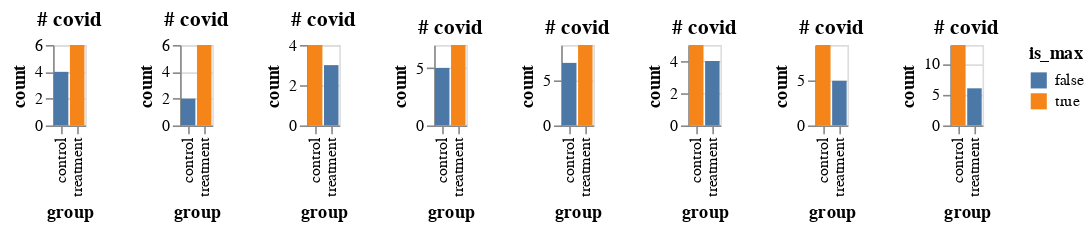

Source (notebook cell):
### Code cell
all_ = []

for j in range(8):
    df1 = make_data_frame(p_covid_treat=.1, p_covid_control=.11, totalN=100)
    plot1 = make_plot_2(df1)
    all_.append(plot1)

alt.hconcat(*all_)

### Figure 1 — Vega-Lite specification as saved in the notebook (floating-point values rounded to 4 significant figures)
{"config": {"view": {"continuousWidth": 400, "continuousHeight": 300}}, "hconcat": [{"data": {"name": "data-55165883fa11d5edf39e413b938a0017"}, "mark": "bar", "encoding": {"color": {"type": "nominal", "field": "is_max"}, "tooltip": {"type": "quantitative", "field": "count"}, "x": {"type": "nominal", "field": "group"}, "y": {"type": "quantitative", "field": "count"}}, "height": 50, "title": "# covid", "width": 20}, {"data": {"name": "data-73fd833a9d5f48ef024027b28fe5d68e"}, "mark": "bar", "encoding": {"color": {"type": "nominal", "field": "is_max"}, "tooltip": {"type": "quantitative", "field": "count"}, "x": {"type": "nominal", "field": "group"}, "y": {"type": "quantitative", "field": "count"}}, "height": 50, "title": "# covid", "width": 20}, {"data": {"name": "data-f9a11ee8fb38333ed41dec2edd7c0092"}, "mark": "bar", "encoding": {"color": {"type": "nominal", "field": "is_max"}, "tooltip": {"type": "quantitative", "field": "count"}, "x": {"type": "nominal", "field": "group"}, "y": {"type": "quantitative", "field": "count"}}, "height": 50, "title": "# covid", "width": 20}, {"data": {"name": "data-6e4bdd4b8a52f95e03e8af7dc7ce9dc8"}, "mark": "bar", "encoding": {"color": {"type": "nominal", "field": "is_max"}, "tooltip": {"type": "quantitative", "field": "count"}, "x": {"type": "nominal", "field": "group"}, "y": {"type": "quantitative", "field": "count"}}, "height": 50, "title": "# covid", "width": 20}, {"data": {"name": "data-28f5ff1ca51cd22a8b6d97f819d82b0f"}, "mark": "bar", "encoding": {"color": {"type": "nominal", "field": "is_max"}, "tooltip": {"type": "quantitative", "field": "count"}, "x": {"type": "nominal", "field": "group"}, "y": {"type": "quantitative", "field": "count"}}, "height": 50, "title": "# covid", "width": 20}, {"data": {"name": "data-acd53e659a5646553174ea6ccc82a7f9"}, "mark": "bar", "encoding": {"color": {"type": "nominal", "field": "is_max"}, "tooltip": {"type": "quantitative", "field": "count"}, "x": {"type": "nominal", "field": "group"}, "y": {"type": "quantitative", "field": "count"}}, "height": 50, "title": "# covid", "width": 20}, {"data": {"name": "data-7fde0400266761676db34095ac61b1d9"}, "mark": "bar", "encoding": {"color": {"type": "nominal", "field": "is_max"}, "tooltip": {"type": "quantitative", "field": "count"}, "x": {"type": "nominal", "field": "group"}, "y": {"type": "quantitative", "field": "count"}}, "height": 50, "title": "# covid", "width": 20}, {"data": {"name": "data-4fec252c6b8016b96835014218597512"}, "mark": "bar", "encoding": {"color": {"type": "nominal", "field": "is_max"}, "tooltip": {"type": "quantitative", "field": "count"}, "x": {"type": "nominal", "field": "group"}, "y": {"type": "quantitative", "field": "count"}}, "height": 50, "title": "# covid", "width": 20}], "$schema": "https://vega.github.io/schema/vega-lite/v4.8.1.json", "datasets": {"data-55165883fa11d5edf39e413b938a0017": [{"group": "treatment", "count": 6, "is_max": true}, {"group": "control", "count": 4, "is_max": false}], "data-73fd833a9d5f48ef024027b28fe5d68e": [{"group": "treatment", "count": 6, "is_max": true}, {"group": "control", "count": 2, "is_max": false}], "data-f9a11ee8fb38333ed41dec2edd7c0092": [{"group": "treatment", "count": 3, "is_max": false}, {"group": "control", "count": 4, "is_max": true}], "data-6e4bdd4b8a52f95e03e8af7dc7ce9dc8": [{"group": "treatment", "count": 7, "is_max": true}, {"group": "control", "count": 5, "is_max": false}], "data-28f5ff1ca51cd22a8b6d97f819d82b0f": [{"group": "treatment", "count": 9, "is_max": true}, {"group": "control", "count": 7, "is_max": false}], "data-acd53e659a5646553174ea6ccc82a7f9": [{"group": "treatment", "count": 4, "is_max": false}, {"group": "control", "count": 5, "is_max": true}], "data-7fde0400266761676db34095ac61b1d9": [{"group": "treatment", "count": 5, "is_max": false}, {"group": "control", "count": 9, "is_max": true}], "data-4fec252c6b8016b96835014218597512": [{"group": "treatment", "count": 6, "is_max": false}, {"group": "control", "count": 13, "is_max": true}]}}
